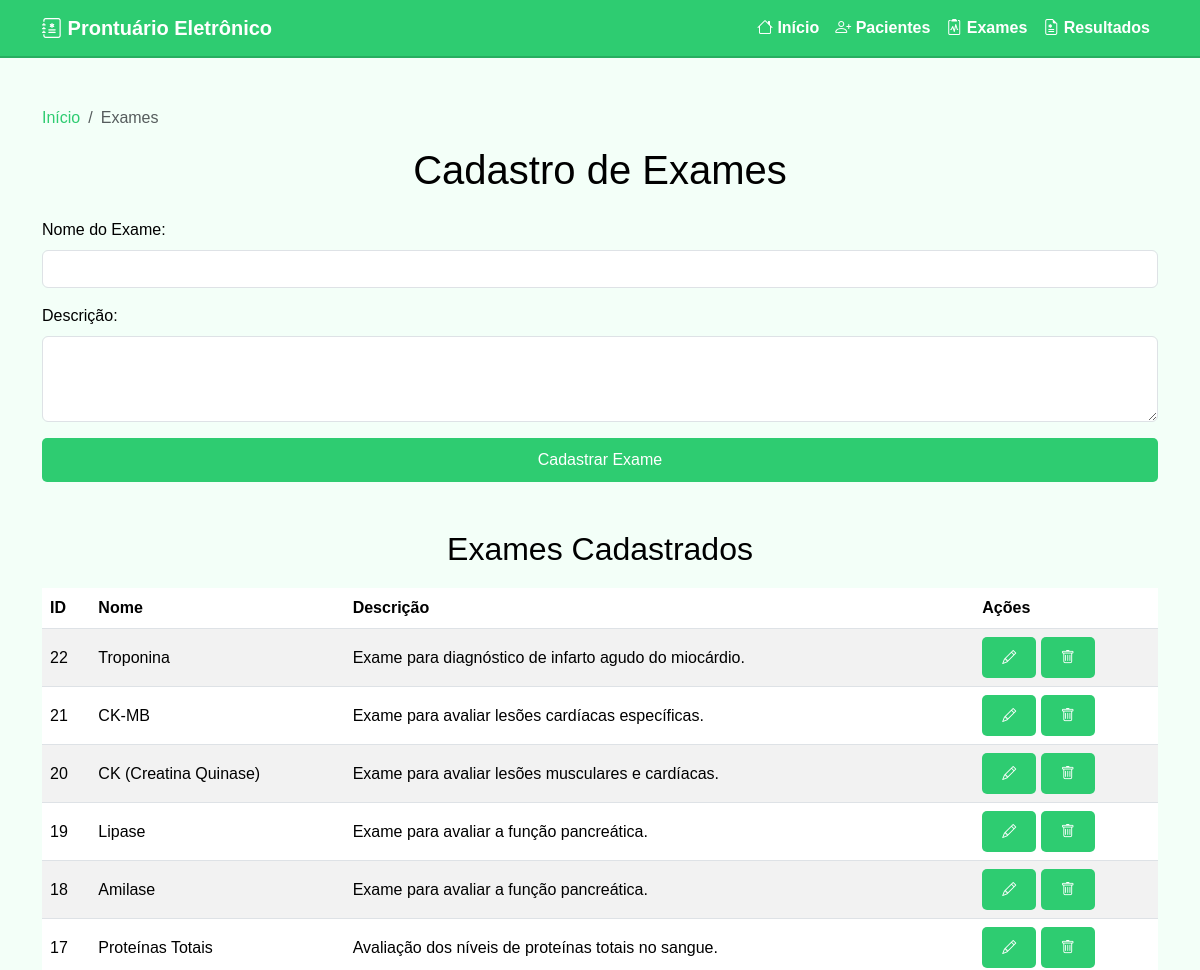
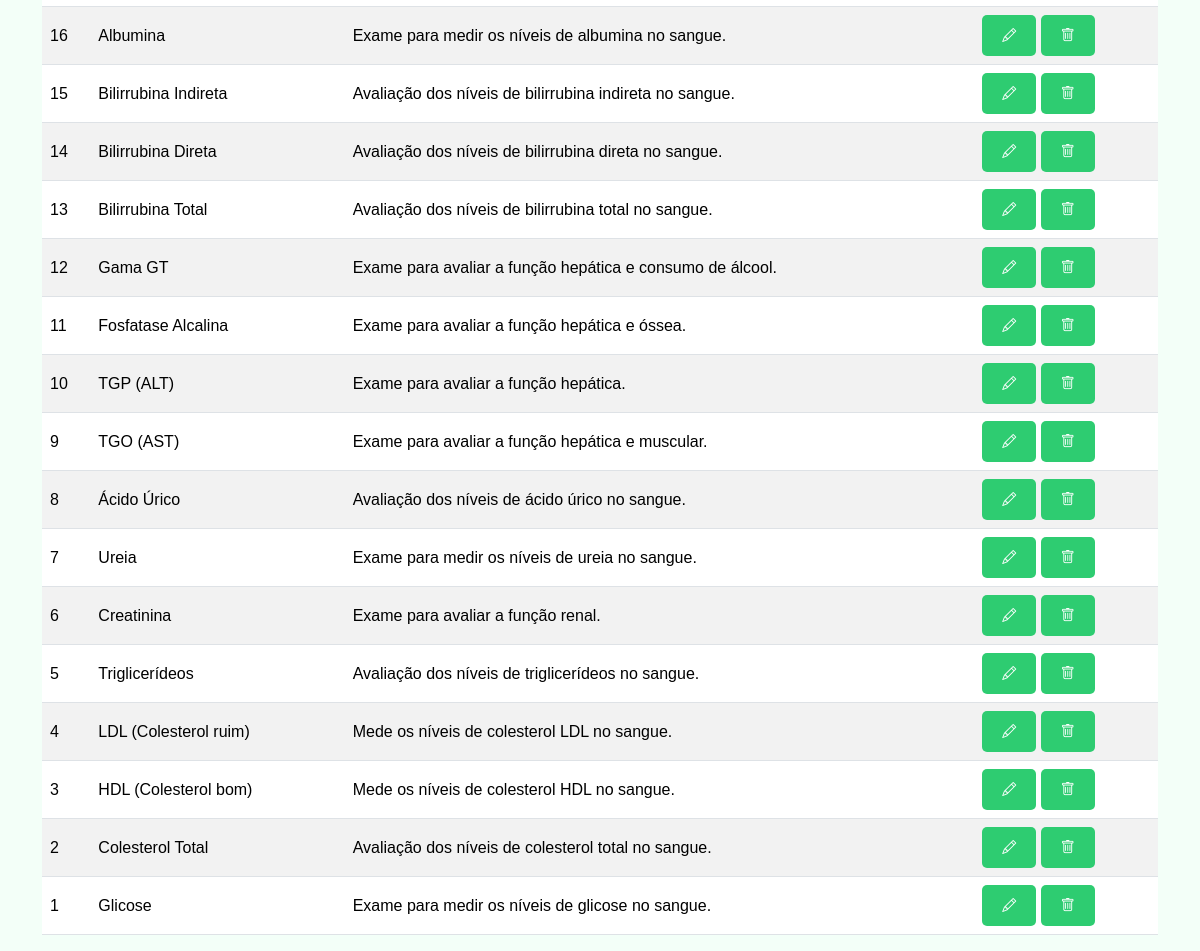
The app's page /php/views/cadastroExames.php with its own data (2 pictures, top to bottom).
### tables this page shows
CREATE TABLE IF NOT EXISTS exame (
    id INT AUTO_INCREMENT PRIMARY KEY,
    nome VARCHAR(255) NOT NULL,
    descricao TEXT
);

### php/models/Exame.php (called while the page is built, shortened)
<?php
class Exame {
    public static function listar($conn) {
        $result = $conn->query("SELECT * FROM exame ORDER BY id DESC");
        return $result;
    }
}
?>

### php/controllers/ExameController.php (called while the page is built, shortened)
<?php
require_once(__DIR__ . '/../models/Exame.php');
require_once(__DIR__ . '/../config/db.php');
class ExameController {
    public static function listar() {
        global $conn;
        return Exame::listar($conn);
    }
}
?>

### php/views/cadastroExames.php (the view, shortened to what this page needs)
<?php
require_once(__DIR__ . '/../config/db.php');
require_once(__DIR__ . '/../controllers/ExameController.php');
$exameEdit = null;
$exames = ExameController::listar();
?>
<!DOCTYPE html>
<html lang="pt-BR">
<head>
    <link href="https://cdn.jsdelivr.net/npm/bootstrap@5.3.0-alpha1/dist/css/bootstrap.min.css" rel="stylesheet">
    <link href="https://cdn.jsdelivr.net/npm/bootstrap-icons@1.11.3/font/bootstrap-icons.css" rel="stylesheet">
    <link rel="stylesheet" href="../assets/style.css">
</head>
<body>
    <?php include 'navbar.php'; ?>
    <div class="container mt-5">
        <nav aria-label="breadcrumb">
            <ol class="breadcrumb mt-3">
                <li class="breadcrumb-item"><a href="home.php">Início</a></li>
                <li class="breadcrumb-item active" aria-current="page">Exames</li>
            </ol>
        </nav>
        <h1 class="text-center mb-4"><?= $exameEdit ? 'Editar Exame' : 'Cadastro de Exames' ?></h1>
        <form method="POST" action="">
            <div class="mb-3">
                <label for="nome" class="form-label">Nome do Exame:</label>
                <input type="text" class="form-control" id="nome" name="nome" required value="<?= $exameEdit['nome'] ?? '' ?>">
            </div>
            <div class="mb-3">
                <label for="descricao" class="form-label">Descrição:</label>
                <textarea class="form-control" id="descricao" name="descricao" rows="3"><?= $exameEdit['descricao'] ?? '' ?></textarea>
            </div>
            <div class="d-grid">
                <?php if ($exameEdit): ?>
                    <button type="submit" name="salvar_edicao" class="btn btn-warning">Salvar Alterações</button>
                    <a href="cadastroExames.php" class="btn btn-secondary mt-2">Cancelar</a>
                <?php else: ?>
                    <button type="submit" name="cadastrar" class="btn btn-custom">Cadastrar Exame</button>
                <?php endif; ?>
            </div>
        </form>
        <h2 class="mt-5 text-center">Exames Cadastrados</h2>
        <div class="table-responsive">
            <table class="table table-striped align-middle">
                <thead>
                    <tr>
                        <th>ID</th>
                        <th>Nome</th>
                        <th>Descrição</th>
                        <th>Ações</th>
                    </tr>
                </thead>
                <tbody>
                    <?php while ($exame = $exames->fetch_assoc()): ?>
                    <tr>
                        <td><?= htmlspecialchars($exame['id']) ?></td>
                        <td><?= htmlspecialchars($exame['nome']) ?></td>
                        <td><?= htmlspecialchars($exame['descricao']) ?></td>
                        <td>
                            <a href="?editar=<?= $exame['id'] ?>" class="btn btn-sm btn-primary" title="Editar">
                                <i class="bi bi-pencil"></i>
                            </a>
                            <a href="?excluir=<?= $exame['id'] ?>" class="btn btn-sm btn-danger" title="Excluir"
                               onclick="return confirm('Tem certeza que deseja excluir este exame?');">
                                <i class="bi bi-trash"></i>
                            </a>
                        </td>
                    </tr>
                    <?php endwhile; ?>
                </tbody>
            </table>
        </div>
    </div>
</body>
</html>

### php/views/navbar.php (shortened to what this page needs)
<head>
<link href="https://cdn.jsdelivr.net/npm/bootstrap@5.3.3/dist/css/bootstrap.min.css" rel="stylesheet">
<link rel="stylesheet" href="assets/style.css">
<nav class="navbar navbar-expand-lg navbar-dark">
    <link rel="stylesheet" href="../assets/style.css">
    <div class="container">
    <a class="navbar-brand" href="home.php"><i class="bi bi-journal-medical"></i> Prontuário Eletrônico</a>
    <div class="collapse navbar-collapse" id="navbarNav">
      <ul class="navbar-nav ms-auto">
        <li class="nav-item"><a class="nav-link active" href="home.php"><i class="bi bi-house"></i> Início</a></li>
        <li class="nav-item"><a class="nav-link" href="cadastroPacientes.php"><i class="bi bi-person-plus"></i> Pacientes</a></li>
        <li class="nav-item"><a class="nav-link" href="cadastroExames.php"><i class="bi bi-clipboard2-pulse"></i> Exames</a></li>
        <li class="nav-item"><a class="nav-link" href="lancamentoDeExame.php"><i class="bi bi-file-earmark-medical"></i> Resultados</a></li>
      </ul>
    </div>
  </div>
</nav>
</head>

### php/assets/style.css (style rules this page uses)
* { margin: 0; padding: 0; box-sizing: border-box; }
body { font-family: 'Arial', sans-serif; background-color: #f3fff8; color: #000000; margin: 0; padding: 0; }
h2 { color: #000000; margin-bottom: 20px; }
button, .btn { display: inline-block; padding: 10px 20px; border: none; border-radius: 5px; background-color: #2ecc71; color: #ffffff; text-align: center; cursor: pointer; transition: background-color 0.3s ease; }
.form-label { color: #000000; }
input { border: 1px solid #ddd; border-radius: 5px; padding: 10px; width: 100%; margin-bottom: 15px; }
a { color: #2ecc71; text-decoration: none; }
.navbar { background-color: #2ecc71 !important; border-bottom: 2px solid #27ae60 !important; opacity: 1 !important; }
.navbar-brand, .navbar-nav .nav-link { color: #fff; font-weight: bold; transition: color 0.3s ease; }

### records on screen
exame: id "22", nome "Troponina", descricao "Exame para diagnóstico de infarto agudo do miocárdio."
exame: id "21", nome "CK-MB", descricao "Exame para avaliar lesões cardíacas específicas."
exame: id "20", nome "CK (Creatina Quinase)", descricao "Exame para avaliar lesões musculares e cardíacas."
exame: id "19", nome "Lipase", descricao "Exame para avaliar a função pancreática."
exame: id "18", nome "Amilase", descricao "Exame para avaliar a função pancreática."
exame: id "17", nome "Proteínas Totais", descricao "Avaliação dos níveis de proteínas totais no sangue."
exame: id "16", nome "Albumina", descricao "Exame para medir os níveis de albumina no sangue."
exame: id "15", nome "Bilirrubina Indireta", descricao "Avaliação dos níveis de bilirrubina indireta no sangue."
exame: id "14", nome "Bilirrubina Direta", descricao "Avaliação dos níveis de bilirrubina direta no sangue."
exame: id "13", nome "Bilirrubina Total", descricao "Avaliação dos níveis de bilirrubina total no sangue."
exame: id "12", nome "Gama GT", descricao "Exame para avaliar a função hepática e consumo de álcool."
exame: id "11", nome "Fosfatase Alcalina", descricao "Exame para avaliar a função hepática e óssea."
exame: id "10", nome "TGP (ALT)", descricao "Exame para avaliar a função hepática."
exame: id "9", nome "TGO (AST)", descricao "Exame para avaliar a função hepática e muscular."
exame: id "8", nome "Ácido Úrico", descricao "Avaliação dos níveis de ácido úrico no sangue."
exame: id "7", nome "Ureia", descricao "Exame para medir os níveis de ureia no sangue."
exame: id "6", nome "Creatinina", descricao "Exame para avaliar a função renal."
exame: id "5", nome "Triglicerídeos", descricao "Avaliação dos níveis de triglicerídeos no sangue."
exame: id "4", nome "LDL (Colesterol ruim)", descricao "Mede os níveis de colesterol LDL no sangue."
exame: id "3", nome "HDL (Colesterol bom)", descricao "Mede os níveis de colesterol HDL no sangue."
exame: id "2", nome "Colesterol Total", descricao "Avaliação dos níveis de colesterol total no sangue."
exame: id "1", nome "Glicose", descricao "Exame para medir os níveis de glicose no sangue."
